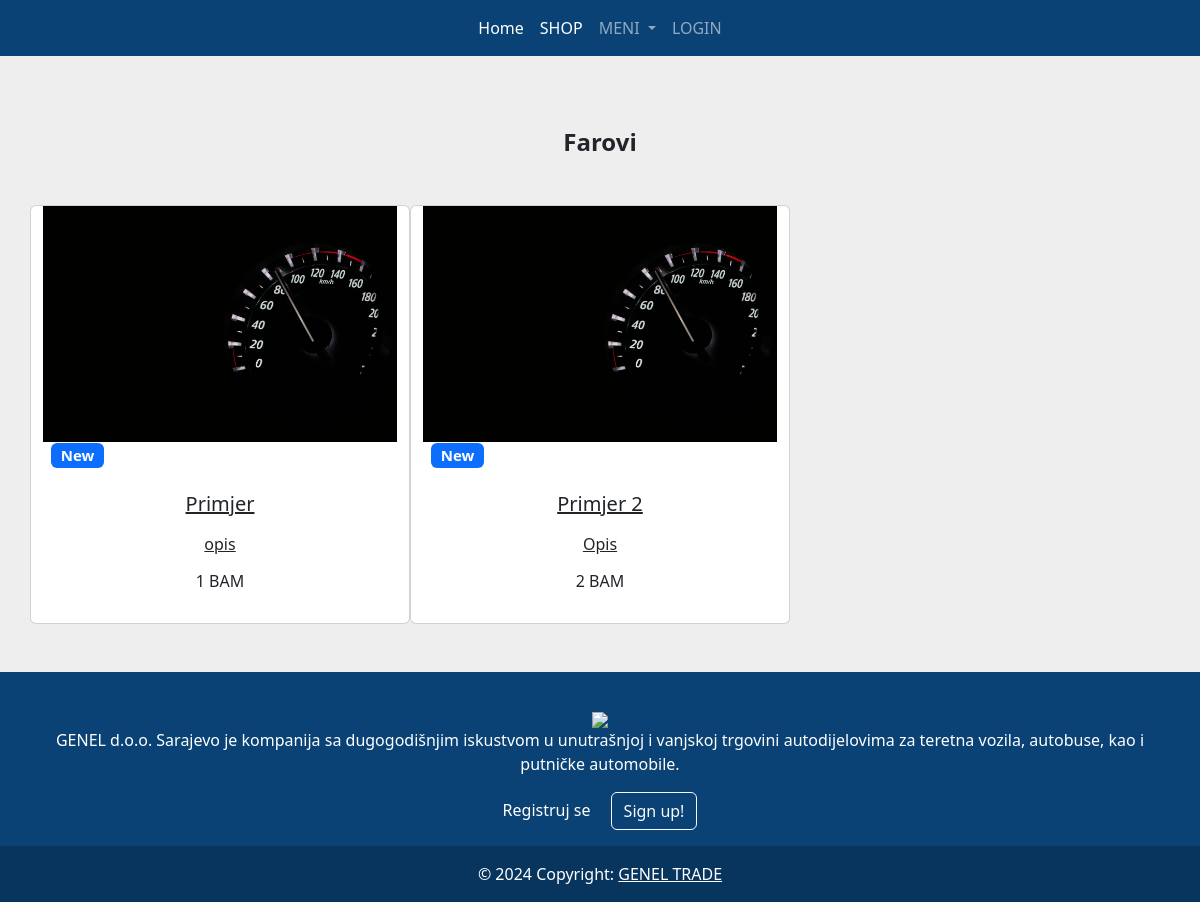
Before: /category/Farovi/ with the older database file.
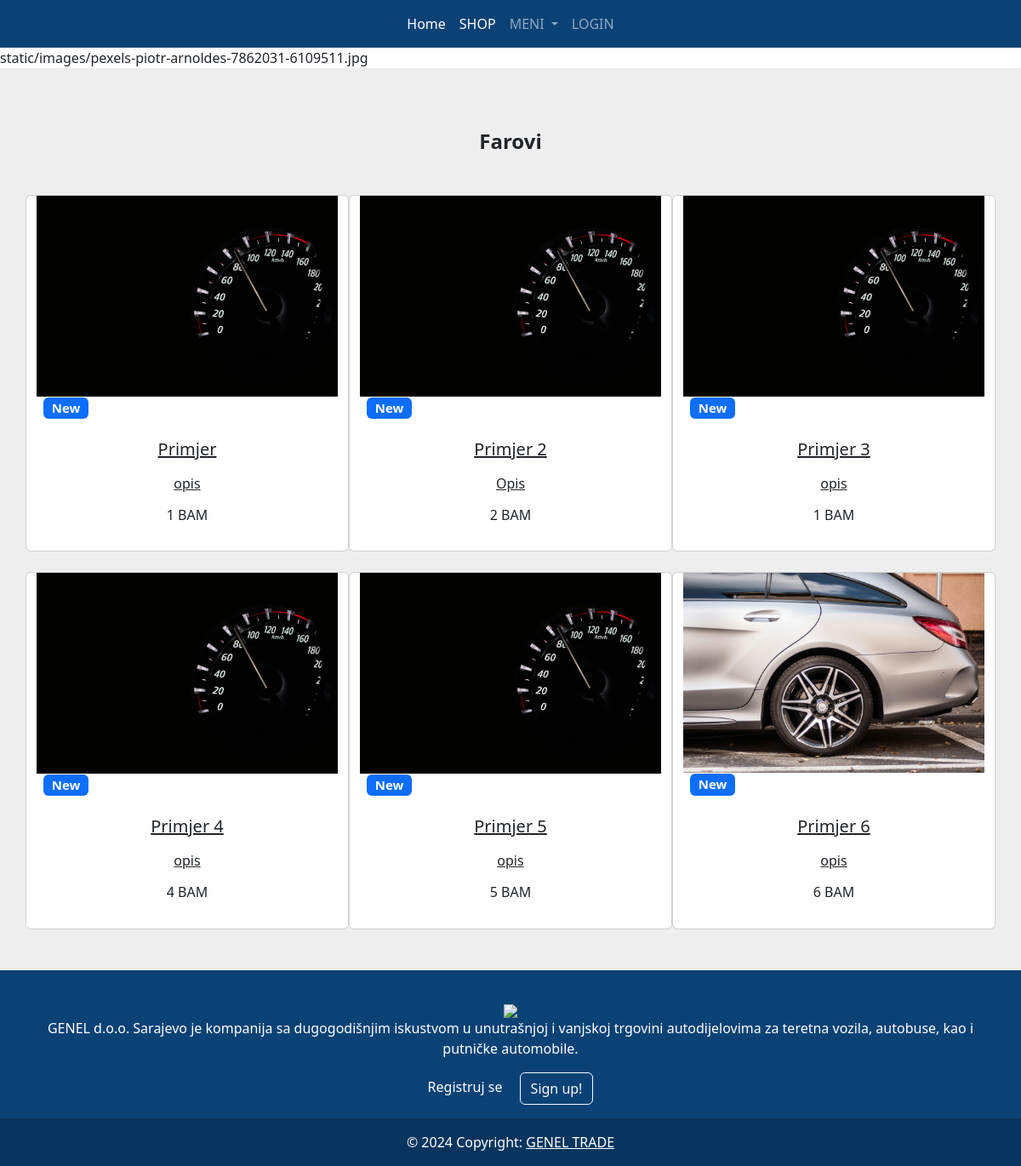
After: the same page with the newer database file.
### main/models.py (models this page shows)
class Product(models.Model):
    cat = (
        ("Retrovizori","Retrovizori"),
        ("Farovi","Farovi"),
        ("Stopke","Stopke"),
        ("Gabariti","Gabariti"),
        ("Masine za injektore","Masine za injektore"),
        ("Sijalice","Sijalice"),
        ("Semerinzi","Semerinzi"),
        ("Zracni jastuci","Zracni jastuci"),
        ("Kocioni sistemi","Kocioni sistemi"),
        ("Dizel program","Dizel program"),
        ("Zracni ventili i reparacije","Zracni ventili i reparacije"),
        ("Crijeva za vodu","Crijeva za vodu"),
        ("Karoserija","Karoserija"),
        ("Hidraulika","Hidraulika"),
        ("Kompresori zraka","Kompresori zraka"),
        ("Grijanje i hladjenje","Grijanje i hladjenje"),
        ("Filteri","Filteri"),
        ("Ulje i maziva","Ulje i maziva"),
        ("Setovi kvacila","Setovi kvacila"),
        ("Dijelovi diferencijala i reduktora","Dijelovi diferencijala i reduktora"),
        ("Spojnice i prikljucci","Spojnice i prikljucci")
    )
    name = models.CharField( max_length=150)
    description = models.CharField(max_length=250)
    price = models.IntegerField()
    category = models.CharField(max_length=125,choices=cat, default="Farovi")
    image = models.ImageField(upload_to="static/images/",default="static/images/genelthumb.jpg")
    oem = models.CharField(max_length=50,default="123")
    fabric = models.CharField(max_length=50,default="123")
    o = models.IntegerField(default=0)

### main/views.py (the view)
# urls.py: path("category/<cat>/",views.CategoryListingView.as_view(),name="category"),
class CategoryListingView(View):
    def get(self,request,cat):
        products = Product.objects.filter(category=cat)
        return render(request,"category.html",{"products":products})

### templates/category.html (shortened to what this page needs)
{%extends 'base.html' %}
{%block main%}
{{products.5.image}}
<section style="background-color: #eee;">
    <div class="text-center container py-5">
      <h4 class="mt-4 mb-5"><strong>{{products.1.category}}</strong></h4>
      <div class="row row-cols-1 row-cols-md-3 g-4">
        {%for i in products%}
        <div class="card">
              <a href="{% url 'product' pk=i.id %}">
            <div class="bg-image hover-zoom ripple ripple-surface ripple-surface-light"
              data-mdb-ripple-color="light">
              {%load static%}
              <img src="{{i.image.url}}"
                class="w-100" />
              <a href="#!">
                <div class="mask">
                  <div class="d-flex justify-content-start align-items-end h-100">
                    <h5><span class="badge bg-primary ms-2">New</span></h5>
                  </div>
                </div>
              </a>
            </div>
            <div class="card-body">
              <a href="" class="text-reset">
                <h5 class="card-title mb-3">{{i.name}}</h5>
              </a>
              <a href="" class="text-reset">
                <p>{{i.description}}</p>
              </a>
              <h6 class="mb-3">{{i.price}} BAM</h6>
            </div>
        </a>
        </div>
        {%endfor%}
  </section>
{%endblock main%}

Changed rows visible on the page:
added Product: image "static/images/pexels-piotr-arnoldes-7862031-6109511.jpg", image (picture), name "Primjer 6", description "opis", price "6"
added Product: image (picture), name "Primjer 3", description "opis", price "1"
added Product: image (picture), name "Primjer 4", description "opis", price "4"
added Product: image (picture), name "Primjer 5", description "opis", price "5"
